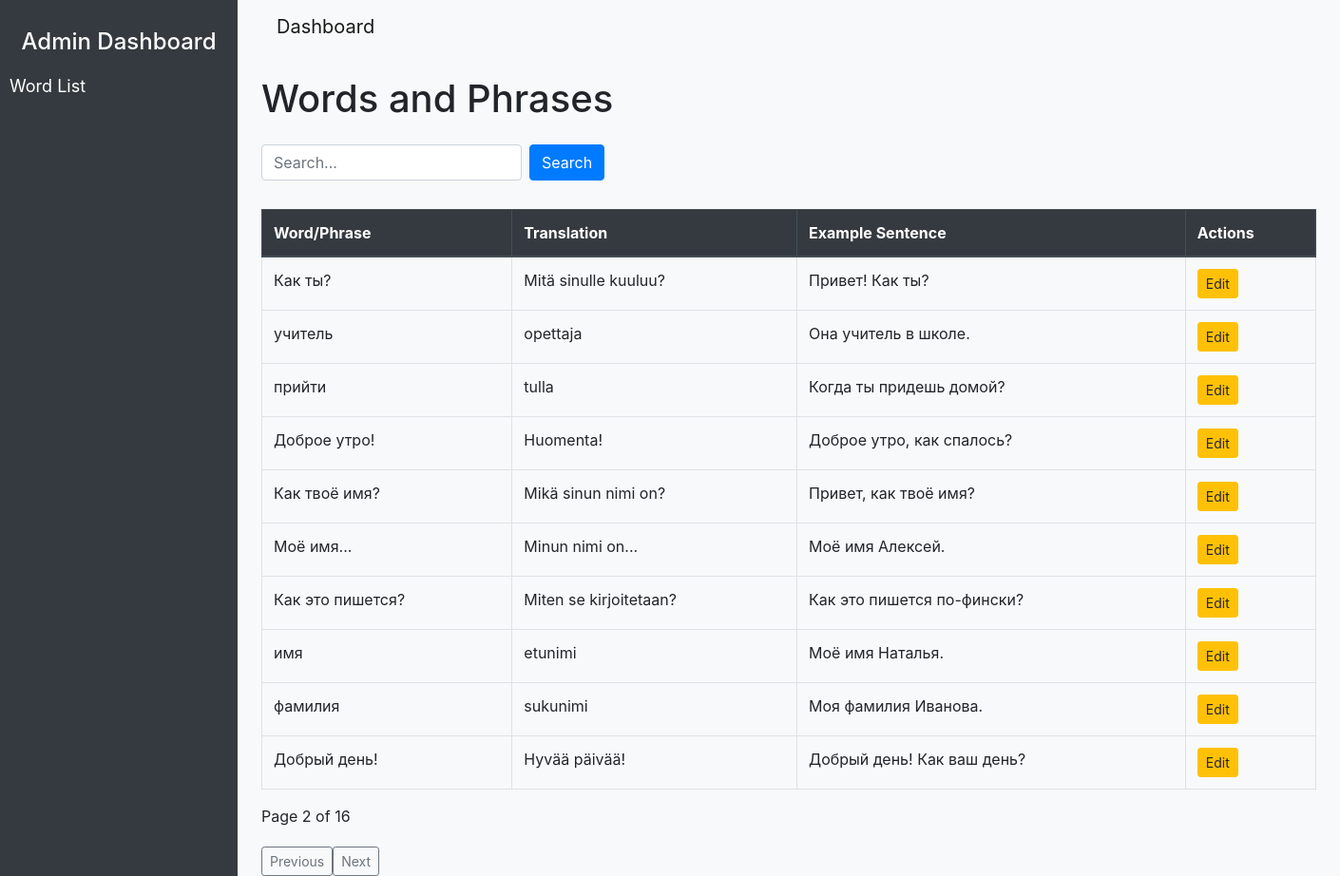
Page /?q=&page=2 on the committed database.
### content/models.py (models this page shows, shortened)
class WordPhrase(models.Model):
    word_phrase = models.CharField(max_length=255)
    translation = models.CharField(max_length=255)
    example_sentence = models.TextField(blank=True, null=True)

### content/views.py (the view)
# urls.py: path('', views.word_list, name='word_list'),  # Home page to list words
def word_list(request):
    query = request.GET.get('q', '')  # Get the 'q' parameter from the URL
    words = WordPhrase.objects.filter(
        Q(word_phrase__icontains=query) | Q(translation__icontains=query)
    ) if query else WordPhrase.objects.all()
    paginator = Paginator(words, 10)  # 10 entries per page
    page_number = request.GET.get('page')
    page_obj = paginator.get_page(page_number)
    context = {
        'page_obj': page_obj,
        'query': query,
    }
    return render(request, 'content/word_list.html', context)

### content/templates/content/word_list.html (shortened to what this page needs)
<!DOCTYPE html>
<html lang="en">
<head>
    <link href="https://stackpath.bootstrapcdn.com/bootstrap/4.5.2/css/bootstrap.min.css" rel="stylesheet">
</head>
<body>
    <div class="sidebar">
        <h4 class="text-white text-center">Admin Dashboard</h4>
        <a href="{% url 'word_list' %}">Word List</a>
    </div>
    <div class="container" style="margin-left: 260px;">
        <nav class="navbar navbar-expand-lg navbar-light bg-light">
            <a class="navbar-brand" href="#">Dashboard</a>
        </nav>
        <h1 class="my-4">Words and Phrases</h1>
        <form method="get" class="form-inline mb-3">
            <input type="text" name="q" class="form-control" placeholder="Search..." value="{{ query }}">
            <button type="submit" class="btn btn-primary ml-2">Search</button>
        </form>
        <div class="table-container">
            <table class="table table-bordered">
                <thead class="thead-dark">
                    <tr>
                        <th>Word/Phrase</th>
                        <th>Translation</th>
                        <th>Example Sentence</th>
                        <th>Actions</th>
                    </tr>
                </thead>
                <tbody>
                    {% for word in page_obj %}
                        <tr>
                            <td>{{ word.word_phrase }}</td>
                            <td>{{ word.translation }}</td>
                            <td>{{ word.example_sentence }}</td>
                            <td>
                                {% if word.pk %}
                                    <a href="{% url 'edit_word' word.pk %}" class="btn btn-warning btn-sm">Edit</a>
                                {% else %}
                                    <span class="text-muted">No PK</span>
                                {% endif %}
                            </td>
                        </tr>
                    {% empty %}
                        <tr>
                            <td colspan="4">No words found.</td>
                        </tr>
                    {% endfor %}
                </tbody>
            </table>
            <div>
                <span>Page {{ page_obj.number }} of {{ page_obj.paginator.num_pages }}</span>
                <div class="pagination">
                    {% if page_obj.has_previous %}
                        <a href="?q={{ query }}&page={{ page_obj.previous_page_number }}" class="btn btn-outline-secondary btn-sm">Previous</a>
                    {% endif %}
                    {% if page_obj.has_next %}
                        <a href="?q={{ query }}&page={{ page_obj.next_page_number }}" class="btn btn-outline-secondary btn-sm">Next</a>
                    {% endif %}
                </div>
            </div>
        </div>
    </div>
</body>
</html>

### content/templates/content/word_list.html (style rules this page uses)
body { background-color: #f8f9fa; }
.table-container { margin-top: 30px; }
.pagination { margin-top: 20px; }
.sidebar { position: fixed; top: 0; left: 0; width: 250px; height: 100%; background-color: #343a40; padding-top: 30px; color: white; }
.sidebar a { display: block; color: white; text-decoration: none; padding: 10px; font-size: 18px; }

### rows in the picture
WordPhrase: word_phrase "Как ты?", translation "Mitä sinulle kuuluu?", example_sentence "Привет! Как ты?", shows "Edit"
WordPhrase: word_phrase "учитель", translation "opettaja", example_sentence "Она учитель в школе.", shows "Edit"
WordPhrase: word_phrase "прийти", translation "tulla", example_sentence "Когда ты придешь домой?", shows "Edit"
WordPhrase: word_phrase "Доброе утро!", translation "Huomenta!", example_sentence "Доброе утро, как спалось?", shows "Edit"
WordPhrase: word_phrase "Как твоё имя?", translation "Mikä sinun nimi on?", example_sentence "Привет, как твоё имя?", shows "Edit"
WordPhrase: word_phrase "Моё имя...", translation "Minun nimi on...", example_sentence "Моё имя Алексей.", shows "Edit"
WordPhrase: word_phrase "Как это пишется?", translation "Miten se kirjoitetaan?", example_sentence "Как это пишется по-фински?", shows "Edit"
WordPhrase: word_phrase "имя", translation "etunimi", example_sentence "Моё имя Наталья.", shows "Edit"
WordPhrase: word_phrase "фамилия", translation "sukunimi", example_sentence "Моя фамилия Иванова.", shows "Edit"
WordPhrase: word_phrase "Добрый день!", translation "Hyvää päivää!", example_sentence "Добрый день! Как ваш день?", shows "Edit"

### other values in the picture
{{ page_obj.number }} "2"
{{ page_obj.paginator.num_pages }} "16"
